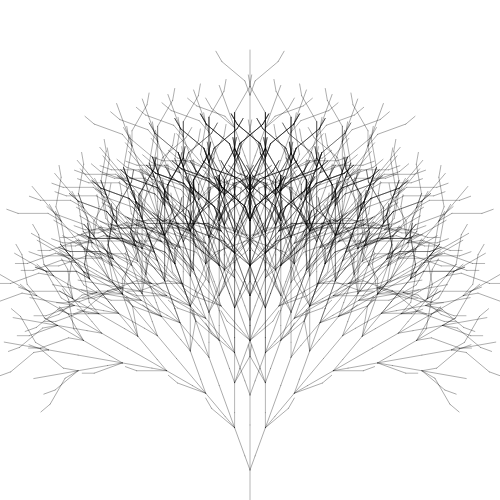
Frame 1 (no input)
Frame 60 (no input): identical to frame 1, image omitted
Frame 120 (the mouse pressed at the canvas centre since frame 60): identical to frame 1, image omitted

The p5.js sketch that drew this single still picture (run headless with seeded random() and noise() and a simulated clock; from frame 60 on, the mouse is pressed at the canvas centre):

// p5.js sketch
// ── sketch.js
function setup() {
  createCanvas(500, 500);
  angleMode(DEGREES);
}

function draw() {
  background(255);
  translate(width / 2, height);
  rotate(-90);
  scale(0.3);

  drawShape(6);
}

function drawShape(depth) {
  if (depth <= 0) return;
  line(0, 0, 100, 0);
  translate(100, 0);

  push();
  rotate(20);
  line(0, 0, 50, 0);
  translate(50, 0);
  drawShape(depth - 1);
  rotate(30);
  line(0, 0, 100, 0);
  translate(100, 0);
  rotate(-20);
  line(0, 0, 40, 0);
  translate(40, 0);
  pop();

  push();
  rotate(-20);
  line(0, 0, 50, 0);
  translate(50, 0);
  drawShape(depth - 1);
  rotate(-30);
  line(0, 0, 100, 0);
  translate(100, 0);
  rotate(20);
  line(0, 0, 40, 0);
  translate(40, 0);
  pop();

  push();

  line(0, 0, 150, 0);
  translate(150, 0);
  drawShape(depth - 1);
  pop();
}
